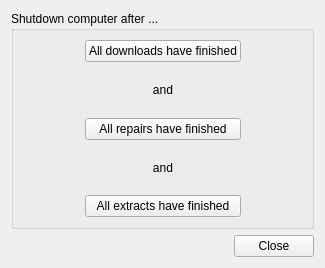
<?xml version="1.0" encoding="UTF-8"?>
<ui version="4.0">
 <class>Poweroff</class>
 <widget class="QWidget" name="Poweroff">
  <property name="geometry">
   <rect>
    <x>0</x>
    <y>0</y>
    <width>325</width>
    <height>268</height>
   </rect>
  </property>
  <property name="windowTitle">
   <string>Shutdown Computer</string>
  </property>
  <property name="windowIcon">
   <iconset resource="resource.qrc">
    <normaloff>:/resource/png/shutdown.png</normaloff>:/resource/png/shutdown.png</iconset>
  </property>
  <layout class="QVBoxLayout" name="verticalLayout_2">
   <item>
    <widget class="QGroupBox" name="grpShutdown">
     <property name="sizePolicy">
      <sizepolicy hsizetype="Preferred" vsizetype="MinimumExpanding">
       <horstretch>0</horstretch>
       <verstretch>0</verstretch>
      </sizepolicy>
     </property>
     <property name="title">
      <string>Shutdown computer after ...</string>
     </property>
     <property name="checkable">
      <bool>false</bool>
     </property>
     <layout class="QHBoxLayout" name="horizontalLayout">
      <item>
       <spacer name="horizontalSpacer_2">
        <property name="orientation">
         <enum>Qt::Horizontal</enum>
        </property>
        <property name="sizeHint" stdset="0">
         <size>
          <width>38</width>
          <height>20</height>
         </size>
        </property>
       </spacer>
      </item>
      <item>
       <layout class="QVBoxLayout" name="verticalLayout">
        <item>
         <widget class="QPushButton" name="btnDownloads">
          <property name="text">
           <string>All downloads have finished</string>
          </property>
          <property name="icon">
           <iconset resource="resource.qrc">
            <normaloff>:/resource/16x16_ico_png/ico_download.png</normaloff>:/resource/16x16_ico_png/ico_download.png</iconset>
          </property>
          <property name="checkable">
           <bool>true</bool>
          </property>
         </widget>
        </item>
        <item>
         <widget class="QLabel" name="label">
          <property name="text">
           <string>and</string>
          </property>
          <property name="alignment">
           <set>Qt::AlignCenter</set>
          </property>
         </widget>
        </item>
        <item>
         <widget class="QPushButton" name="btnRepairs">
          <property name="text">
           <string>All repairs have finished</string>
          </property>
          <property name="icon">
           <iconset resource="resource.qrc">
            <normaloff>:/resource/16x16_ico_png/ico_recovery.png</normaloff>:/resource/16x16_ico_png/ico_recovery.png</iconset>
          </property>
          <property name="checkable">
           <bool>true</bool>
          </property>
         </widget>
        </item>
        <item>
         <widget class="QLabel" name="label_2">
          <property name="text">
           <string>and</string>
          </property>
          <property name="alignment">
           <set>Qt::AlignCenter</set>
          </property>
         </widget>
        </item>
        <item>
         <widget class="QPushButton" name="btnUnpacks">
          <property name="text">
           <string>All extracts have finished</string>
          </property>
          <property name="icon">
           <iconset resource="resource.qrc">
            <normaloff>:/resource/16x16_ico_png/ico_extract.png</normaloff>:/resource/16x16_ico_png/ico_extract.png</iconset>
          </property>
          <property name="checkable">
           <bool>true</bool>
          </property>
         </widget>
        </item>
       </layout>
      </item>
      <item>
       <spacer name="horizontalSpacer_3">
        <property name="orientation">
         <enum>Qt::Horizontal</enum>
        </property>
        <property name="sizeHint" stdset="0">
         <size>
          <width>39</width>
          <height>20</height>
         </size>
        </property>
       </spacer>
      </item>
     </layout>
    </widget>
   </item>
   <item>
    <layout class="QHBoxLayout" name="horizontalLayout_2">
     <item>
      <spacer name="horizontalSpacer">
       <property name="orientation">
        <enum>Qt::Horizontal</enum>
       </property>
       <property name="sizeHint" stdset="0">
        <size>
         <width>40</width>
         <height>20</height>
        </size>
       </property>
      </spacer>
     </item>
     <item>
      <widget class="QPushButton" name="btnClose">
       <property name="text">
        <string>Close</string>
       </property>
      </widget>
     </item>
    </layout>
   </item>
  </layout>
 </widget>
 <resources>
  <include location="resource.qrc"/>
 </resources>
 <connections/>
</ui>
